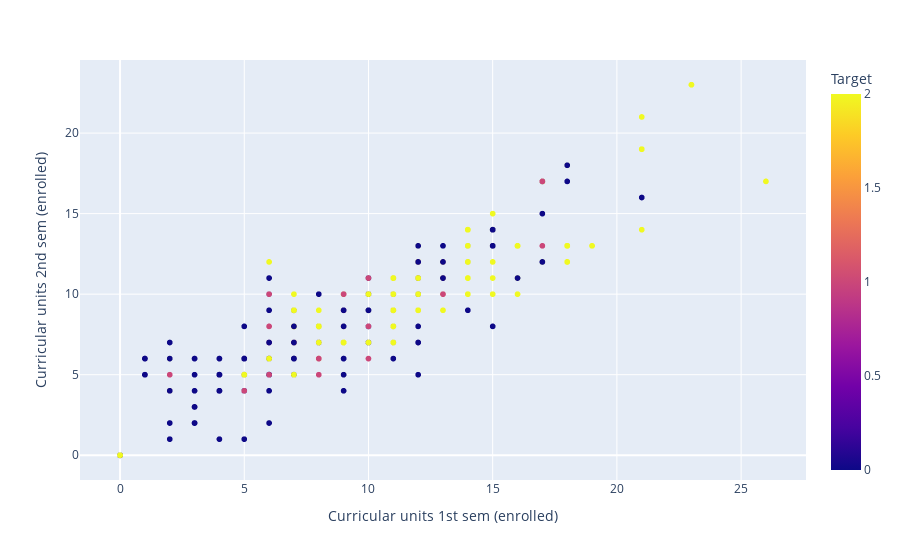

The cell this chart's notebook holds for it:
### Code cell
fig = px.scatter(df, 
             x = 'Curricular units 1st sem (enrolled)',
             y = 'Curricular units 2nd sem (enrolled)',
             color = 'Target')
fig.show()

### Figure 1 — Plotly figure (JSON) as saved in the notebook; plotly's stock layout.template omitted (floating-point values rounded to 4 significant figures; data arrays with more than 128 entries replaced by an {"elided": "..."} marker saying what was removed)
{"data": [{"hovertemplate": "Curricular units 1st sem (enrolled)=%{x}<br>Curricular units 2nd sem (enrolled)=%{y}<br>Target=%{marker.color}<extra></extra>", "legendgroup": "", "marker": {"color": {"elided": "4424 int values"}, "coloraxis": "coloraxis", "symbol": "circle"}, "mode": "markers", "name": "", "showlegend": false, "type": "scattergl", "x": {"elided": "4424 int values"}, "xaxis": "x", "y": {"elided": "4424 int values"}, "yaxis": "y"}], "layout": {"coloraxis": {"colorbar": {"title": {"text": "Target"}}, "colorscale": [[0, "#0d0887"], [0.1111, "#46039f"], [0.2222, "#7201a8"], [0.3333, "#9c179e"], [0.4444, "#bd3786"], [0.5556, "#d8576b"], [0.6667, "#ed7953"], [0.7778, "#fb9f3a"], [0.8889, "#fdca26"], [1, "#f0f921"]]}, "legend": {"tracegroupgap": 0}, "margin": {"t": 60}, "xaxis": {"anchor": "y", "domain": [0, 1], "title": {"text": "Curricular units 1st sem (enrolled)"}}, "yaxis": {"anchor": "x", "domain": [0, 1], "title": {"text": "Curricular units 2nd sem (enrolled)"}}}}
